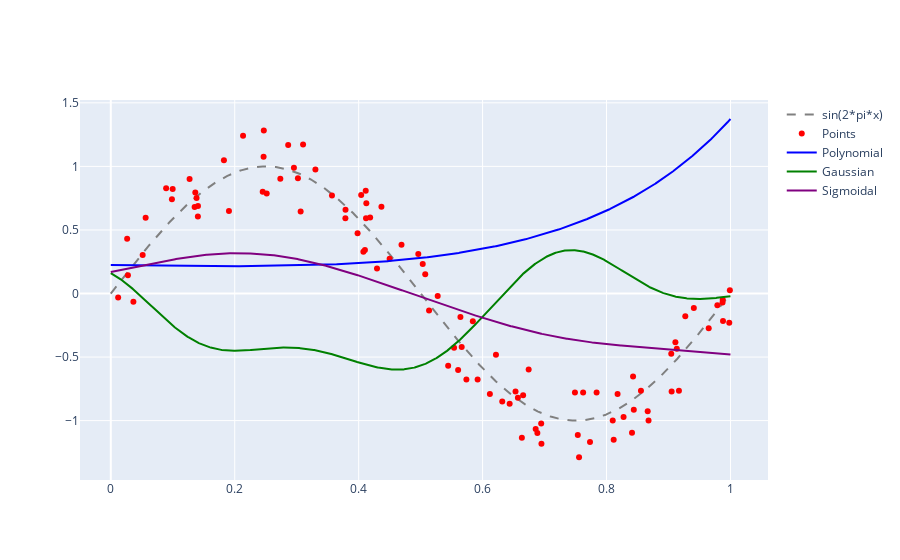

The notebook cell saved with this chart:
### Code cell
fig = py.graph_objs.Figure()
fig.add_scatter(x=_x, y=_yg, name=str(gen_function), line_dash='dash', line_color='gray')
fig.add_scatter(x=_px, y=_py, name='Points', mode='markers', marker_color='red')
fig.add_scatter(x=_x, y=_ymp, name='Polynomial', line_color='blue')
fig.add_scatter(x=_x, y=_ymg, name='Gaussian', line_color='green')
fig.add_scatter(x=_x, y=_yms, name='Sigmoidal', line_color='purple')
fig.show()
